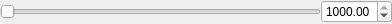
<?xml version="1.0" encoding="UTF-8"?>
<ui version="4.0">
 <class>EntityPropertySliderFeel</class>
 <widget class="QWidget" name="EntityPropertySliderFeel">
  <property name="geometry">
   <rect>
    <x>0</x>
    <y>0</y>
    <width>392</width>
    <height>24</height>
   </rect>
  </property>
  <property name="windowTitle">
   <string>Form</string>
  </property>
  <layout class="QHBoxLayout" name="horizontalLayout">
   <property name="spacing">
    <number>0</number>
   </property>
   <property name="leftMargin">
    <number>0</number>
   </property>
   <property name="topMargin">
    <number>0</number>
   </property>
   <property name="rightMargin">
    <number>0</number>
   </property>
   <property name="bottomMargin">
    <number>0</number>
   </property>
   <item>
    <widget class="QSlider" name="m_Slider">
     <property name="singleStep">
      <number>1</number>
     </property>
     <property name="orientation">
      <enum>Qt::Horizontal</enum>
     </property>
    </widget>
   </item>
   <item>
    <widget class="QDoubleSpinBox" name="m_SpinBox">
     <property name="frame">
      <bool>true</bool>
     </property>
     <property name="buttonSymbols">
      <enum>QAbstractSpinBox::UpDownArrows</enum>
     </property>
     <property name="decimals">
      <number>2</number>
     </property>
     <property name="maximum">
      <double>1000.000000000000000</double>
     </property>
     <property name="value">
      <double>1000.000000000000000</double>
     </property>
    </widget>
   </item>
  </layout>
 </widget>
 <resources/>
 <connections/>
</ui>
